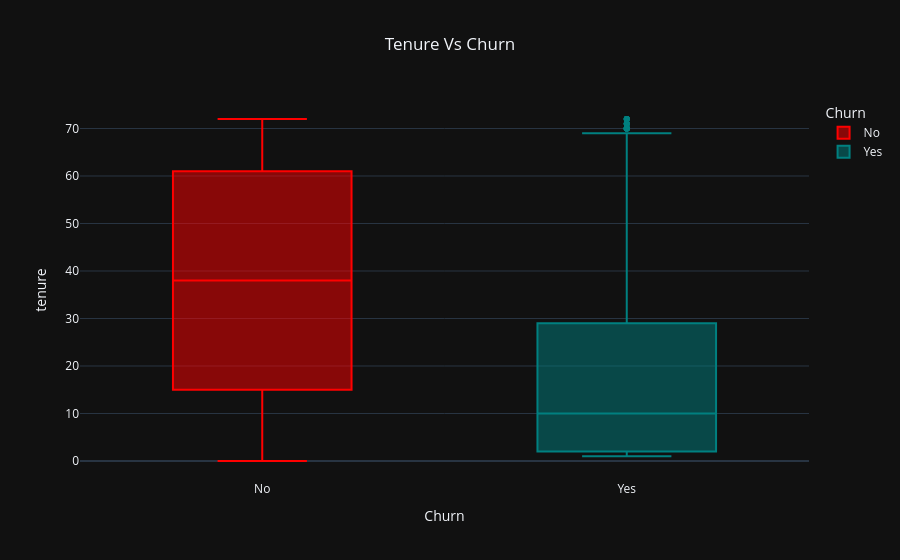

Here is the notebook cell this chart was saved with:
### Markdown cell above
# Tenure vs Churn

### Code cell
fig=px.box(df,
           x='Churn',
           y='tenure',
           color='Churn',
           title='Tenure Vs Churn',
           color_discrete_map={'Yes':'teal','No':'red'}
           )
           
fig.update_layout(title_x=0.5)
fig.show()

### Figure 1 — Plotly figure (JSON) as saved in the notebook; plotly's stock layout.template omitted (floating-point values rounded to 4 significant figures; data arrays with more than 128 entries replaced by an {"elided": "..."} marker saying what was removed)
{"data": [{"alignmentgroup": "True", "hovertemplate": "Churn=%{x}<br>tenure=%{y}<extra></extra>", "legendgroup": "No", "marker": {"color": "red"}, "name": "No", "notched": false, "offsetgroup": "No", "orientation": "v", "showlegend": true, "type": "box", "x": {"elided": "5174 str values"}, "x0": " ", "xaxis": "x", "y": {"elided": "5174 int values"}, "y0": " ", "yaxis": "y"}, {"alignmentgroup": "True", "hovertemplate": "Churn=%{x}<br>tenure=%{y}<extra></extra>", "legendgroup": "Yes", "marker": {"color": "teal"}, "name": "Yes", "notched": false, "offsetgroup": "Yes", "orientation": "v", "showlegend": true, "type": "box", "x": {"elided": "1869 str values"}, "x0": " ", "xaxis": "x", "y": {"elided": "1869 int values"}, "y0": " ", "yaxis": "y"}], "layout": {"boxmode": "overlay", "legend": {"title": {"text": "Churn"}, "tracegroupgap": 0}, "title": {"text": "Tenure Vs Churn", "x": 0.5}, "xaxis": {"anchor": "y", "categoryarray": ["No", "Yes"], "categoryorder": "array", "domain": [0, 1], "title": {"text": "Churn"}}, "yaxis": {"anchor": "x", "domain": [0, 1], "title": {"text": "tenure"}}}}
